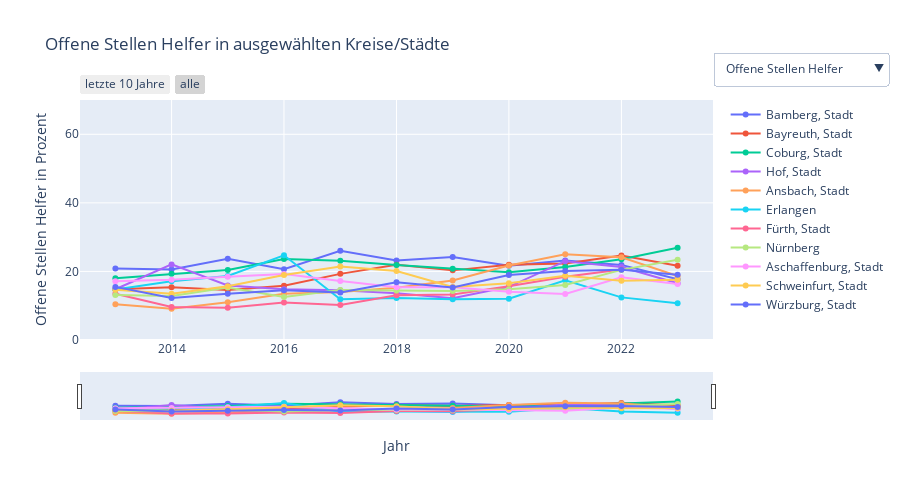

Notebook source saved alongside this figure:
### Code cell
import pandas as pd
import plotly.graph_objects as go
from gapminder import gapminder
# Daten laden
df_inkar = pd.read_parquet(url)

# Sortierung hoch oder runter
V_Sortierung = False
# Nordbayern filtern
df_inkar = df_inkar[df_inkar["Nordbayern"] == True]

# Nur Kreise
df_inkar = df_inkar[df_inkar["Raumbezug"] == "Kreise"]
#df_inkar = df_inkar[df_inkar["Name"] == "Bamberg", "Amberg"]


# Daten filtern
indikatoren_liste = ["Offene Stellen mit Anforderungsniveau Helfer",
"Offene Stellen mit Anforderungsniveau Fachkraft",
"Offene Stellen mit Anforderungsniveau Spezialist",
"Offene Stellen mit Anforderungsniveau Experte",

"Beschäftigte mit Anforderungsniveau Helfer",
"Beschäftigte mit Anforderungsniveau Fachkraft",
"Beschäftigte mit Anforderungsniveau Spezialist",
"Beschäftigte mit Anforderungsniveau Experte"]
df_inkar = df_inkar[df_inkar["Indikator"].isin(indikatoren_liste)]

# Pivotieren der Daten in ein breites Format
df_wide = (
    df_inkar
    .loc[df_inkar["Indikator"].isin(indikatoren_liste)]
    .pivot_table(
        index=["Kennziffer", "Name", "Nordbayern", "Raumbezug", "Zeitbezug"],  # Keys je Beobachtung
        columns="Indikator",
        values="Wert",
        aggfunc="first"  # oder "mean" falls Duplikate existieren
    )
    .reset_index()
)

# optional: Spaltennamen "ent-flatten" (pivot_table erzeugt ggf. einen columns-Index)
df_wide.columns.name = None

# Lösche Zeilen in denen V_Kategorie NaN sind
df_wide = df_wide.dropna(subset=indikatoren_liste)
# ----------------------------
# Daten laden & vorbereiten
# ----------------------------
df = df_wide

# Wenn nur bestimmte auswahl angezeigt werden soll sonnst das hinter dem  #
countries = ["Bamberg, Stadt", "Bayreuth, Stadt", "Coburg, Stadt", "Hof, Stadt", "Ansbach, Stadt", "Erlangen", "Fürth, Stadt", "Nürnberg", "Aschaffenburg, Stadt", "Schweinfurt, Stadt", "Würzburg, Stadt" ]     #sorted(df["Name"].unique())

# Variablen, die per Dropdown gewählt werden können
metrics = {
"Offene Stellen mit Anforderungsniveau Helfer":"Offene Stellen Helfer",
"Offene Stellen mit Anforderungsniveau Fachkraft":"Offene Stellen Fachkraft",
"Offene Stellen mit Anforderungsniveau Spezialist":"Offene Stellen Spezialist",
"Offene Stellen mit Anforderungsniveau Experte":"Offene Stellen Experte",

"Beschäftigte mit Anforderungsniveau Helfer":"Beschäftigte Helfer",
"Beschäftigte mit Anforderungsniveau Fachkraft":"Beschäftigte Fachkraft",
"Beschäftigte mit Anforderungsniveau Spezialist":"Beschäftigte Spezialist",
"Beschäftigte mit Anforderungsniveau Experte":"Beschäftigte Experte",
}

start_metric = "Offene Stellen mit Anforderungsniveau Helfer"
default_countries = countries = ["Bamberg, Stadt", "Bayreuth, Stadt", "Coburg, Stadt", "Hof, Stadt", "Ansbach, Stadt", "Erlangen", "Fürth, Stadt", "Nürnberg", "Aschaffenburg, Stadt", "Schweinfurt, Stadt", "Würzburg, Stadt" ]     #sorted(df["Name"].unique())


# ----------------------------
# Daten pro Land & Variable vorbereiten
# ----------------------------
x_data = []  # Jahresachsen pro Land
data_per_metric = {m: [] for m in metrics.keys()}  # y-Daten pro Variable & Land

for country in countries:
    df_c = df[df["Name"] == country].sort_values("Zeitbezug")
    x_data.append(df_c["Zeitbezug"])
    for m in metrics.keys():
        data_per_metric[m].append(df_c[m])

# ----------------------------
# Figure initialisieren – ein Trace pro Land
# ----------------------------
fig = go.Figure()

for i, country in enumerate(countries):
    # Nur ["Bamberg", "Amberg"] initial einblenden, Rest über Legende wählbar
    visible_state = True if country in default_countries else "legendonly"
    fig.add_trace(
        go.Scatter(
            x=x_data[i],
            y=data_per_metric[start_metric][i],
            mode="lines+markers",
            name=country,
            visible=visible_state,
            hovertemplate=(
                "Kreis: " + country +
                "<br>Jahr: %{x|%Y}" +
                "<br>Wert: %{y:.2f}<extra></extra>%"
            )
        )
    )

# ----------------------------
# Dropdown-Menü für Variable
# ----------------------------
metric_buttons = []
for metric_key, metric_label in metrics.items():
    metric_buttons.append(
        dict(
            label=metric_label,
            method="update",
            args=[
                # y-Daten aller Traces auf die gewählte Variable setzen
                {"y": data_per_metric[metric_key]},
                # Achsentitel & Plot-Titel anpassen
                {
                    "yaxis": {"title": metric_label+" in Prozent", "range": [0, 70]},
                    "title": f"{metric_label} in ausgewählten Kreise"
                }
            ]
        )
    )

# ----------------------------
# Layout + Slider + Selector
# ----------------------------
fig.update_layout(
    title=f"{metrics[start_metric]} in ausgewählten Kreise/Städte",
    xaxis=dict(
        rangeselector=dict(
            buttons=list([
                dict(
                    count=10,
                    label="letzte 10 Jahre",
                    step="year",
                    stepmode="backward"
                ),
                dict(step="all", label="alle")
            ])
        ),
        rangeslider=dict(visible=True),
        type="date",
        title="Jahr"
    ),
    yaxis=dict(
        title=metrics[start_metric]+ " in Prozent",
        range=[0, 70] 
    ),
    updatemenus=[
        dict(
            type="dropdown",
            buttons=metric_buttons,
            x=1,
            y=1.2,
            xanchor="left",
            yanchor="top",
            showactive=True
        )
    ],
    height=500
)

fig.show()

### Figure 1 — Plotly figure (JSON) as saved in the notebook; plotly's stock layout.template omitted (floating-point values rounded to 4 significant figures)
{"data": [{"hovertemplate": "Kreis: Bamberg, Stadt<br>Jahr: %{x|%Y}<br>Wert: %{y:.2f}<extra></extra>%", "mode": "lines+markers", "name": "Bamberg, Stadt", "type": "scatter", "visible": true, "x": ["2013", "2014", "2015", "2016", "2017", "2018", "2019", "2020", "2021", "2022", "2023"], "y": [20.88, 20.58, 23.68, 20.62, 26.0, 23.22, 24.2, 21.66, 23.19, 21.91, 17.7]}, {"hovertemplate": "Kreis: Bayreuth, Stadt<br>Jahr: %{x|%Y}<br>Wert: %{y:.2f}<extra></extra>%", "mode": "lines+markers", "name": "Bayreuth, Stadt", "type": "scatter", "visible": true, "x": ["2013", "2014", "2015", "2016", "2017", "2018", "2019", "2020", "2021", "2022", "2023"], "y": [14.79, 15.4, 14.61, 15.84, 19.29, 21.93, 20.31, 21.95, 22.34, 24.67, 21.68]}, {"hovertemplate": "Kreis: Coburg, Stadt<br>Jahr: %{x|%Y}<br>Wert: %{y:.2f}<extra></extra>%", "mode": "lines+markers", "name": "Coburg, Stadt", "type": "scatter", "visible": true, "x": ["2013", "2014", "2015", "2016", "2017", "2018", "2019", "2020", "2021", "2022", "2023"], "y": [18.02, 19.33, 20.42, 23.65, 23.1, 21.86, 20.78, 19.79, 21.28, 23.57, 26.89]}, {"hovertemplate": "Kreis: Hof, Stadt<br>Jahr: %{x|%Y}<br>Wert: %{y:.2f}<extra></extra>%", "mode": "lines+markers", "name": "Hof, Stadt", "type": "scatter", "visible": true, "x": ["2013", "2014", "2015", "2016", "2017", "2018", "2019", "2020", "2021", "2022", "2023"], "y": [14.8, 22.04, 15.92, 14.77, 14.51, 13.61, 12.19, 15.52, 22.99, 21.27, 16.55]}, {"hovertemplate": "Kreis: Ansbach, Stadt<br>Jahr: %{x|%Y}<br>Wert: %{y:.2f}<extra></extra>%", "mode": "lines+markers", "name": "Ansbach, Stadt", "type": "scatter", "visible": true, "x": ["2013", "2014", "2015", "2016", "2017", "2018", "2019", "2020", "2021", "2022", "2023"], "y": [10.42, 9.12, 10.98, 13.51, 14.03, 15.23, 17.33, 21.73, 25.0, 24.15, 18.66]}, {"hovertemplate": "Kreis: Erlangen<br>Jahr: %{x|%Y}<br>Wert: %{y:.2f}<extra></extra>%", "mode": "lines+markers", "name": "Erlangen", "type": "scatter", "visible": true, "x": ["2013", "2014", "2015", "2016", "2017", "2018", "2019", "2020", "2021", "2022", "2023"], "y": [14.76, 17.12, 18.68, 24.71, 11.9, 12.27, 11.86, 12.03, 17.44, 12.43, 10.71]}, {"hovertemplate": "Kreis: Fürth, Stadt<br>Jahr: %{x|%Y}<br>Wert: %{y:.2f}<extra></extra>%", "mode": "lines+markers", "name": "Fürth, Stadt", "type": "scatter", "visible": true, "x": ["2013", "2014", "2015", "2016", "2017", "2018", "2019", "2020", "2021", "2022"], "y": [13.48, 9.62, 9.41, 10.97, 10.21, 13.08, 13.25, 15.66, 18.42, 20.55]}, {"hovertemplate": "Kreis: Nürnberg<br>Jahr: %{x|%Y}<br>Wert: %{y:.2f}<extra></extra>%", "mode": "lines+markers", "name": "Nürnberg", "type": "scatter", "visible": true, "x": ["2013", "2014", "2015", "2016", "2017", "2018", "2019", "2020", "2021", "2022", "2023"], "y": [13.12, 12.81, 15.32, 12.57, 14.56, 14.41, 14.26, 14.83, 16.05, 20.45, 23.42]}, {"hovertemplate": "Kreis: Aschaffenburg, Stadt<br>Jahr: %{x|%Y}<br>Wert: %{y:.2f}<extra></extra>%", "mode": "lines+markers", "name": "Aschaffenburg, Stadt", "type": "scatter", "visible": true, "x": ["2013", "2014", "2015", "2016", "2017", "2018", "2019", "2020", "2021", "2022", "2023"], "y": [17.15, 17.6, 18.43, 19.27, 17.22, 15.42, 15.35, 14.08, 13.45, 18.32, 16.32]}, {"hovertemplate": "Kreis: Schweinfurt, Stadt<br>Jahr: %{x|%Y}<br>Wert: %{y:.2f}<extra></extra>%", "mode": "lines+markers", "name": "Schweinfurt, Stadt", "type": "scatter", "visible": true, "x": ["2013", "2014", "2015", "2016", "2017", "2018", "2019", "2020", "2021", "2022", "2023"], "y": [14.68, 13.48, 15.67, 18.93, 21.44, 20.1, 15.49, 16.54, 18.77, 17.29, 17.55]}, {"hovertemplate": "Kreis: Würzburg, Stadt<br>Jahr: %{x|%Y}<br>Wert: %{y:.2f}<extra></extra>%", "mode": "lines+markers", "name": "Würzburg, Stadt", "type": "scatter", "visible": true, "x": ["2013", "2014", "2015", "2016", "2017", "2018", "2019", "2020", "2021", "2022", "2023"], "y": [15.49, 12.24, 13.47, 14.48, 13.89, 16.82, 15.34, 18.98, 20.1, 20.48, 19.0]}], "layout": {"height": 500, "title": {"text": "Offene Stellen Helfer in ausgewählten Kreise/Städte"}, "updatemenus": [{"buttons": [{"args": [{"y": [[20.88, 20.58, 23.68, 20.62, 26, 23.22, 24.2, 21.66, 23.19, 21.91, 17.7], [14.79, 15.4, 14.61, 15.84, 19.29, 21.93, 20.31, 21.95, 22.34, 24.67, 21.68], [18.02, 19.33, 20.42, 23.65, 23.1, 21.86, 20.78, 19.79, 21.28, 23.57, 26.89], [14.8, 22.04, 15.92, 14.77, 14.51, 13.61, 12.19, 15.52, 22.99, 21.27, 16.55], [10.42, 9.12, 10.98, 13.51, 14.03, 15.23, 17.33, 21.73, 25, 24.15, 18.66], [14.76, 17.12, 18.68, 24.71, 11.9, 12.27, 11.86, 12.03, 17.44, 12.43, 10.71], [13.48, 9.62, 9.41, 10.97, 10.21, 13.08, 13.25, 15.66, 18.42, 20.55], [13.12, 12.81, 15.32, 12.57, 14.56, 14.41, 14.26, 14.83, 16.05, 20.45, 23.42], [17.15, 17.6, 18.43, 19.27, 17.22, 15.42, 15.35, 14.08, 13.45, 18.32, 16.32], [14.68, 13.48, 15.67, 18.93, 21.44, 20.1, 15.49, 16.54, 18.77, 17.29, 17.55], [15.49, 12.24, 13.47, 14.48, 13.89, 16.82, 15.34, 18.98, 20.1, 20.48, 19]]}, {"title": "Offene Stellen Helfer in ausgewählten Kreise", "yaxis": {"range": [0, 70], "title": "Offene Stellen Helfer in Prozent"}}], "label": "Offene Stellen Helfer", "method": "update"}, {"args": [{"y": [[63.8, 66.31, 61.67, 63.98, 58.36, 60.25, 58.84, 59.04, 52.82, 53.23, 55.54], [64.51, 66.57, 62.7, 60.46, 58.44, 58.76, 63.24, 61.47, 53.98, 53.54, 55.46], [62.75, 62.83, 60.56, 58.45, 59.61, 58.53, 58.42, 54.68, 47.13, 46.07, 50.69], [66.76, 59.23, 62.42, 64.47, 61.54, 60.7, 63.22, 57.06, 53.15, 54.31, 54.71], [68.08, 70.24, 68.5, 66.67, 62.34, 57.83, 53.71, 53.81, 50, 53.69, 56.49], [61.81, 58, 59.6, 51.11, 55.9, 53.36, 54.6, 55.02, 47.85, 43.59, 40.26], [66.13, 63.12, 69.56, 65.06, 62.04, 59.49, 59.7, 61.88, 53.35, 55.34], [67.24, 69.28, 66.59, 65.21, 65.13, 65.12, 65.73, 65.23, 58.36, 50.36, 48.6], [62.66, 63.98, 64.24, 63.62, 64.91, 66.29, 61.96, 63.46, 63.52, 59.33, 60.38], [63.71, 65, 61.05, 56.06, 56.25, 55.3, 61.08, 59.56, 55.52, 54.09, 55.48], [64.16, 67.84, 65.98, 64.83, 62.71, 62.08, 65.19, 61.31, 57.24, 56.14, 55.63]]}, {"title": "Offene Stellen Fachkraft in ausgewählten Kreise", "yaxis": {"range": [0, 70], "title": "Offene Stellen Fachkraft in Prozent"}}], "label": "Offene Stellen Fachkraft", "method": "update"}, {"args": [{"y": [[8.42, 8.08, 8.58, 8.35, 8.62, 8.82, 7.59, 8.47, 13.37, 12.35, 13.18], [7.18, 7.77, 11.12, 15.34, 11.09, 8.42, 6.71, 8.1, 8.36, 10.36, 11.65], [8.3, 7.43, 6.98, 7.55, 8.34, 8.85, 9.83, 11.63, 16.81, 18.23, 11.34], [8.1, 9.09, 9.34, 8.26, 8.22, 8.26, 8.59, 10.21, 10.52, 9.84, 10.24], [11.73, 10.99, 10.74, 8.14, 10.12, 10.98, 9.98, 7.34, 11.55, 9.8, 13.11], [9.59, 10.34, 8.34, 5.73, 7.33, 7.2, 9.81, 8.05, 11.96, 11.05, 11.99], [10.91, 14.29, 10.36, 10.89, 14.13, 13.67, 12.73, 12.49, 16.52, 14.56], [9.49, 8.56, 8.38, 8.3, 8.46, 9.94, 10.2, 8.96, 12.77, 14.32, 10.86], [10.26, 9.05, 7.98, 7.42, 7.86, 7.05, 9.05, 8.56, 10.2, 11.98, 11.99], [8.39, 8.48, 9.37, 10.48, 9.9, 9, 9.08, 10.85, 12.02, 12.12, 14.73], [11.16, 11.18, 11.48, 11.69, 11.72, 10.77, 10.06, 9.85, 12.81, 12.31, 12.93]]}, {"title": "Offene Stellen Spezialist in ausgewählten Kreise", "yaxis": {"range": [0, 70], "title": "Offene Stellen Spezialist in Prozent"}}], "label": "Offene Stellen Spezialist", "method": "update"}, {"args": [{"y": [[6.73, 5.03, 6.06, 7.05, 7.01, 7.65, 9.36, 10.83, 10.69, 12.51, 13.57], [13.38, 10.26, 11.57, 8.36, 11.17, 10.97, 9.74, 8.55, 15.32, 11.43, 11.22], [10.93, 10.41, 12.22, 10.36, 9.07, 10.87, 10.96, 13.77, 14.79, 12.13, 11.17], [10.06, 9.64, 12.1, 12.29, 15.73, 17.13, 15.85, 17.06, 13.23, 14.5, 18.38], [9.77, 9.38, 10.02, 11.69, 13.5, 16.11, 18.98, 17.12, 13.45, 12.36, 11.77], [13.84, 14.54, 13.25, 18.45, 24.95, 27.17, 23.73, 24.9, 22.67, 32.98, 37.02], [9.63, 12.97, 10.77, 13.02, 13.62, 13.84, 14.33, 10.08, 11.61, 9.55], [10.15, 9.38, 9.71, 13.92, 11.84, 10.51, 9.81, 11, 12.81, 14.86, 17.11], [9.94, 9.38, 9.49, 9.68, 10.01, 11.24, 13.64, 13.9, 12.83, 10.48, 11.34], [13.23, 13.03, 13.91, 14.53, 12.5, 15.6, 14.36, 13.05, 13.59, 16.57, 12.18], [9.26, 8.73, 9.07, 9, 11.67, 10.29, 9.42, 9.91, 9.84, 11.08, 12.45]]}, {"title": "Offene Stellen Experte in ausgewählten Kreise", "yaxis": {"range": [0, 70], "title": "Offene Stellen Experte in Prozent"}}], "label": "Offene Stellen Experte", "method": "update"}, {"args": [{"y": [[13.45, 14.02, 16.29, 16.49, 16.75, 16.91, 15.7, 16.73, 16.93, 17.14, 16.94], [13.7, 14.1, 15.73, 16.14, 17.15, 16.91, 16.18, 15.43, 15.59, 15.58, 15.79], [15.62, 15.43, 15.08, 14.99, 14.83, 13.98, 13, 12.78, 14.31, 13.95, 13.74], [14.14, 15.19, 15.75, 17.42, 17.47, 17.57, 17.43, 17.17, 17.97, 17.94, 18.08], [15.63, 15.74, 18.45, 18.33, 18.19, 18.1, 18.07, 16.37, 17.01, 16.92, 15.92], [7.82, 7.91, 10.84, 11.12, 12.38, 12.72, 12.53, 12.09, 12.4, 12.62, 12.28], [14.54, 15.19, 16.31, 16.07, 15.92, 16.34, 16.51, 15.94, 16.75, 17.89], [13.11, 13.31, 14.37, 14.53, 14.7, 15.31, 15.08, 14.54, 15.11, 15.81, 15.88], [13.29, 13.8, 14.49, 14.69, 15.26, 14.81, 14.79, 14.24, 14.62, 15.26, 15.24], [12.94, 13.73, 16.39, 16.33, 15.08, 15.12, 14.61, 14.5, 15.07, 16.35, 16.54], [13.34, 14.06, 14, 15.12, 15.21, 15.14, 14.96, 14.61, 14.69, 15.54, 15.91]]}, {"title": "Beschäftigte Helfer in ausgewählten Kreise", "yaxis": {"range": [0, 70], "title": "Beschäftigte Helfer in Prozent"}}], "label": "Beschäftigte Helfer", "method": "update"}, {"args": [{"y": [[60.89, 60.54, 59.61, 59.21, 58.83, 58.51, 59.13, 56.61, 56.97, 55.02, 54.3], [60.76, 60.46, 60.13, 59.51, 58.31, 57.82, 57.88, 57.84, 56.87, 55.48, 55.27], [65.35, 65.94, 65.75, 65.91, 65.73, 65.74, 66.03, 65.91, 64.61, 64.08, 63.85], [63.84, 63.13, 63.24, 61.75, 61.53, 61.4, 61.51, 61.33, 60.47, 57.8, 58.06], [61.21, 60.52, 59.64, 59.4, 59.25, 59.05, 58.92, 60.26, 59.56, 59.24, 59.08], [48.1, 47.72, 42.43, 42.11, 40.78, 40.16, 40.04, 39.56, 38.63, 37.8, 36.76], [58.12, 57.89, 57.13, 57.48, 56.94, 56.42, 55.64, 56.02, 55.51, 54.03], [55.02, 55.03, 53.99, 53.68, 53.32, 52.71, 52.62, 52.53, 51.91, 50.39, 49.96], [61.78, 61.38, 61.07, 60.65, 60.15, 60.34, 59.8, 59.6, 58.9, 58.04, 57.12], [61.93, 61.34, 60.59, 60.29, 61.12, 60.9, 60.47, 59.92, 58.85, 57.18, 56.04], [58.25, 57.39, 57.48, 56.29, 55.82, 55.17, 54.94, 54.3, 53.99, 52.68, 51.84]]}, {"title": "Beschäftigte Fachkraft in ausgewählten Kreise", "yaxis": {"range": [0, 70], "title": "Beschäftigte Fachkraft in Prozent"}}], "label": "Beschäftigte Fachkraft", "method": "update"}, {"args": [{"y": [[12.13, 12.07, 11.89, 11.71, 11.71, 11.75, 11.93, 12.9, 12.35, 13.56, 14.38], [11.33, 11.42, 11.5, 11.66, 11.67, 11.93, 12.14, 12.4, 12.67, 13.42, 13.49], [9.85, 9.89, 10.08, 9.77, 9.88, 10.28, 10.73, 10.91, 10.94, 11.42, 11.8], [11.33, 11.2, 10.96, 10.63, 10.47, 10.3, 10.15, 10.45, 10.3, 10.85, 12.14], [12.44, 12.92, 12.38, 12.47, 12.4, 12.56, 12.55, 12.61, 12.44, 12.71, 13.03], [18.05, 18, 18.14, 18.3, 18.31, 18.1, 17.64, 17.72, 17.62, 17.95, 18.76], [14.84, 14.87, 14.26, 14.1, 14.25, 14.24, 14.09, 14.27, 14.23, 14.45], [16.05, 16.12, 16.22, 16.1, 16.05, 15.89, 15.79, 16.01, 15.94, 16.18, 16.78], [11.73, 11.84, 11.71, 11.72, 11.54, 11.67, 11.7, 12.09, 12.36, 12.61, 13.29], [10.71, 10.69, 11.15, 11.1, 11.36, 11.45, 11.83, 12.3, 12.53, 12.97, 13.64], [12.06, 12.31, 12.59, 12.82, 12.86, 13.01, 13.02, 13.62, 13.82, 14.2, 14.55]]}, {"title": "Beschäftigte Spezialist in ausgewählten Kreise", "yaxis": {"range": [0, 70], "title": "Beschäftigte Spezialist in Prozent"}}], "label": "Beschäftigte Spezialist", "method": "update"}, {"args": [{"y": [[11.85, 11.94, 11.89, 12.43, 12.56, 12.76, 13.19, 13.7, 13.7, 14.19, 14.32], [12.28, 12.46, 12.52, 12.61, 12.82, 13.27, 13.72, 14.27, 14.81, 15.5, 15.44], [8.69, 8.61, 8.97, 9.19, 9.46, 9.92, 10.19, 10.3, 10.05, 10.49, 10.56], [9.36, 9.61, 9.87, 9.7, 9.76, 9.87, 10.01, 10.19, 10.27, 10.47, 10.82], [9.02, 9.44, 9.39, 9.67, 9.96, 10.09, 10.23, 10.47, 10.78, 10.94, 11.79], [25.4, 25.97, 28.2, 28.05, 28.1, 28.57, 29.34, 30.19, 30.92, 31.22, 31.79], [11.51, 11.42, 12.28, 12.33, 12.88, 12.98, 13.75, 13.77, 13.5, 13.63], [14.7, 14.77, 15.14, 15.4, 15.64, 15.8, 16.2, 16.6, 16.74, 16.7, 17.12], [10.82, 11.04, 11.09, 11.34, 11.48, 11.66, 12.21, 12.62, 12.71, 12.73, 13.01], [10.93, 11.18, 11.51, 11.91, 12.43, 12.49, 13.04, 13.23, 13.5, 13.47, 13.74], [14.39, 14.57, 14.83, 15.4, 15.74, 16.25, 16.66, 17, 17.13, 17.18, 17.31]]}, {"title": "Beschäftigte Experte in ausgewählten Kreise", "yaxis": {"range": [0, 70], "title": "Beschäftigte Experte in Prozent"}}], "label": "Beschäftigte Experte", "method": "update"}], "showactive": true, "type": "dropdown", "x": 1, "xanchor": "left", "y": 1.2, "yanchor": "top"}], "xaxis": {"rangeselector": {"buttons": [{"count": 10, "label": "letzte 10 Jahre", "step": "year", "stepmode": "backward"}, {"label": "alle", "step": "all"}]}, "rangeslider": {"visible": true}, "title": {"text": "Jahr"}, "type": "date"}, "yaxis": {"range": [0, 70], "title": {"text": "Offene Stellen Helfer in Prozent"}}}}
